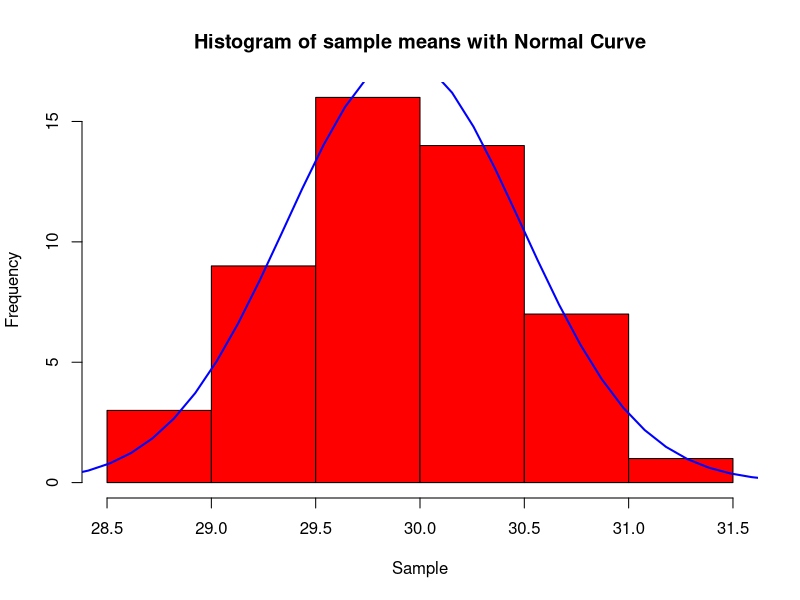
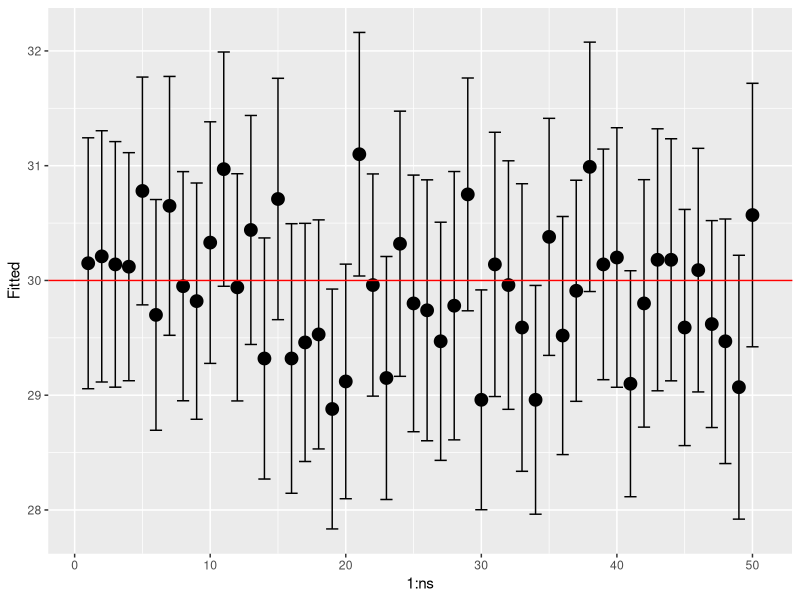

The R script that drew these images, in order:

alpha=0.05
ns=50 #number of samples
n=100 #sample size of each sample
x=array(rpois(ns*n,30),dim=c(ns,n)) #sample from Poisson dist with mean 30
CIs=array(NA,dim=c(ns,3))
dimnames(CIs)=list(1:ns,c("Fitted","Lower","Upper"))

for(i in 1:ns){
  CIs[i,1]=mean(x[i,])
  CIs[i,2:3]=CIs[i,1]+c(-1,1)*qnorm(1-alpha/2)*sd(x[i,])/sqrt(n)
}

# CLT illustration
xtemp=CIs[,1]
h<-hist(xtemp, col="red", xlab="Sample",main="Histogram of sample means with Normal Curve") 
xfit<-seq(floor(min(xtemp)),ceiling(max(xtemp)),length=40) 
yfit<-dnorm(xfit,mean=mean(xtemp),sd=sd(xtemp)) 
yfit <- yfit*diff(h$mids[1:2])*length(xtemp) 
lines(xfit, yfit, col="blue", lwd=2)

# Confidence interval illustration
CIsdf=as.data.frame(CIs)
require(ggplot2)
ggplot(CIsdf, aes(x = 1:ns, y = Fitted)) +
  geom_point(size = 4) +
  geom_errorbar(aes(ymax = Upper , ymin = Lower))+
  geom_hline(yintercept=30,color="red")

#number of CI's (out of 50) that do not include mean=30
ns-sum(CIs[,2]<30 & CIs[,3]>30)
